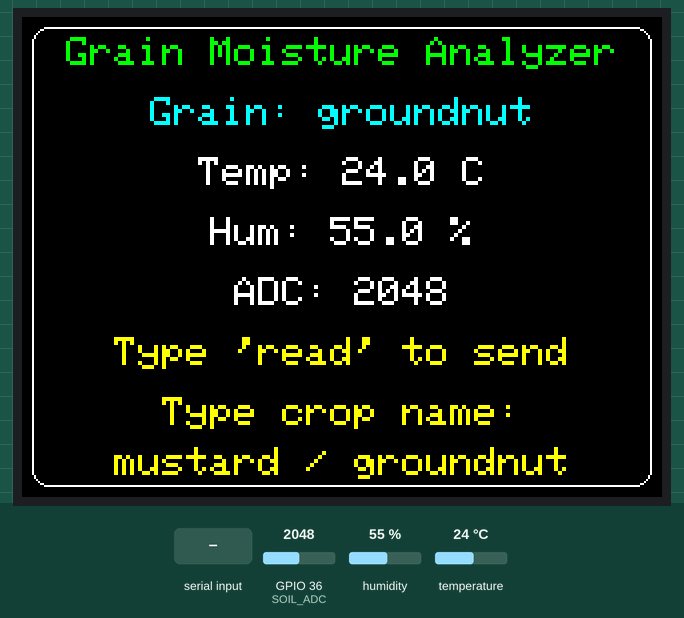
Simulated run of this sketch. Board: ESP32. Shown: 320×240 colour display. The test bench sets the inputs (shaded band); at power-on: GPIO 36 (SOIL_ADC) = 2048, humidity 55 %, temperature 24 °C. WiFi joins after 1.5 s; servers stay silent unless stated; uploads are accepted with an empty reply; what the sketch prints to the serial monitor is not drawn.

Above: at 7.5 s.
7.6 s: "mustard\n" received over Serial
At 8.6 s:
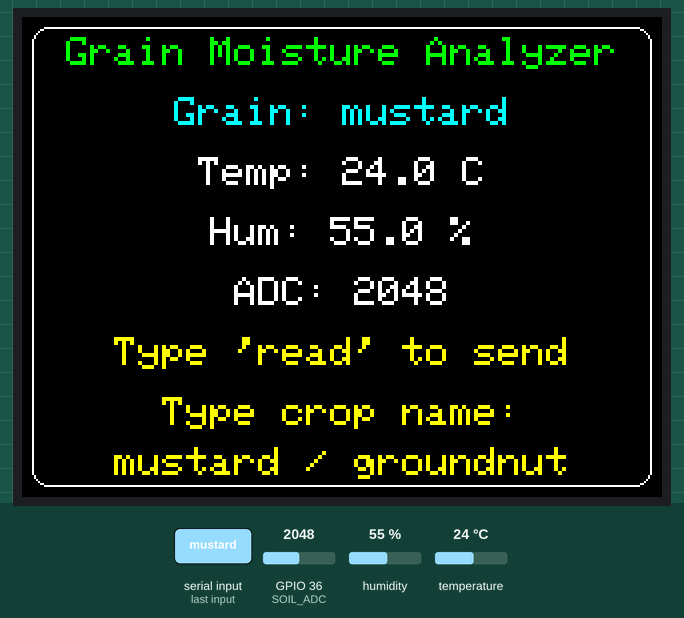
9.2 s: "read\n" received over Serial
At 10.1 s:
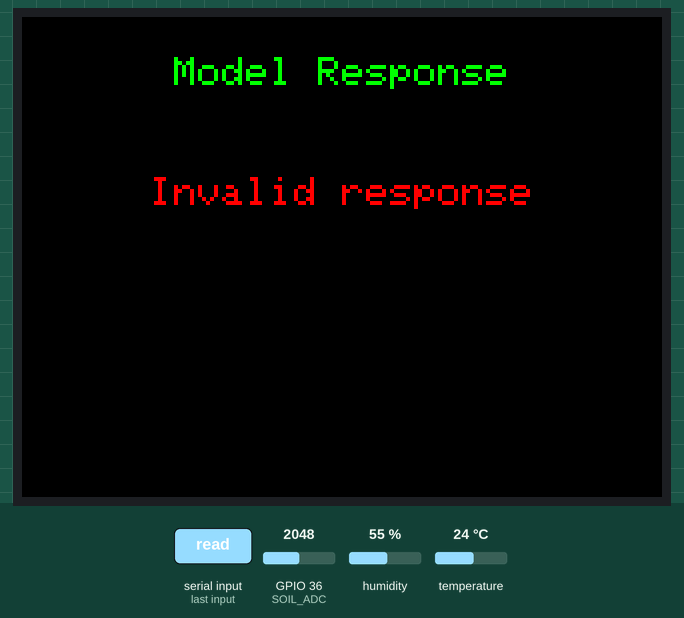
14.1 s: GPIO 36 (SOIL_ADC) set to 491
At 16.0 s:
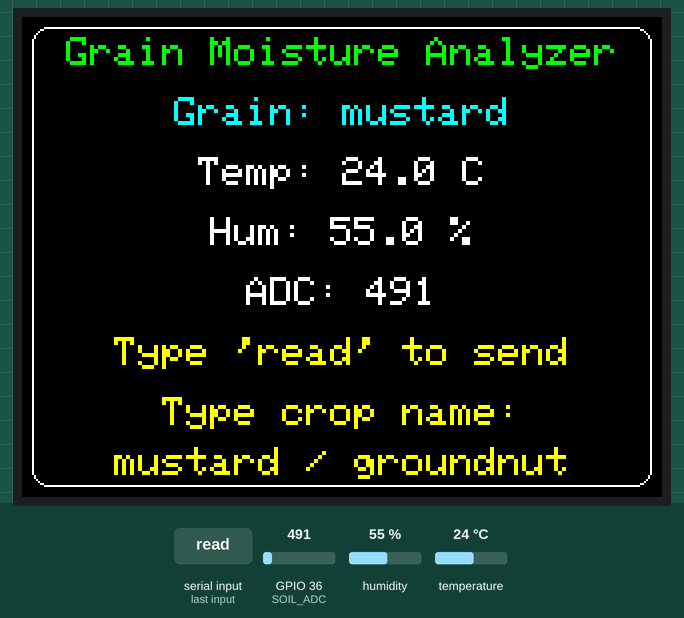
22.7 s: humidity set to 22 %
At 25.9 s:
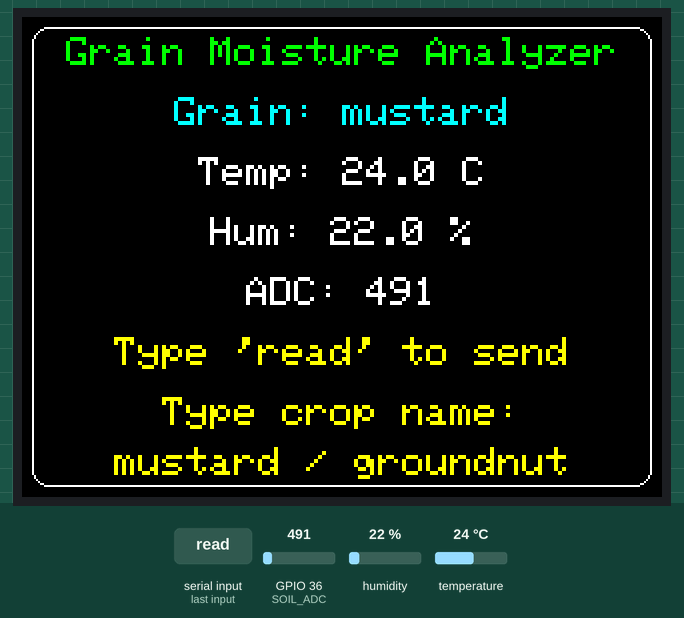
26.2 s: temperature set to 12 °C
At 29.9 s:
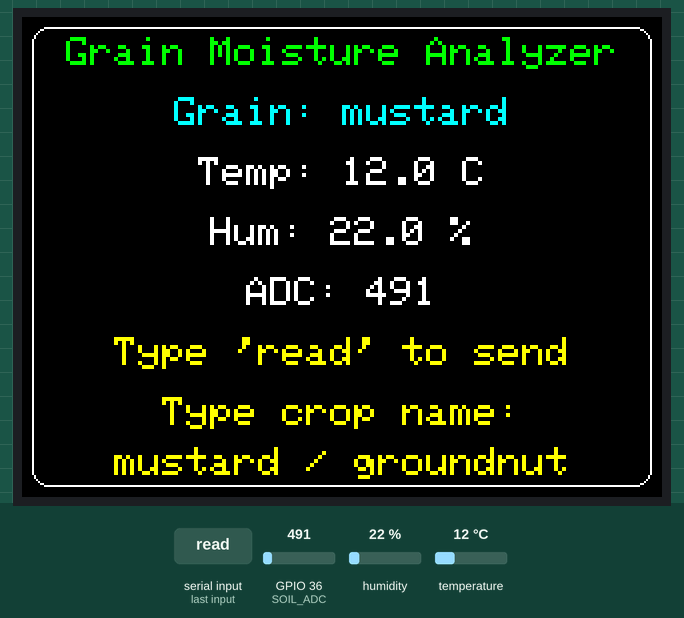
30.2 s: "groundnut\n" received over Serial
At 30.6 s:
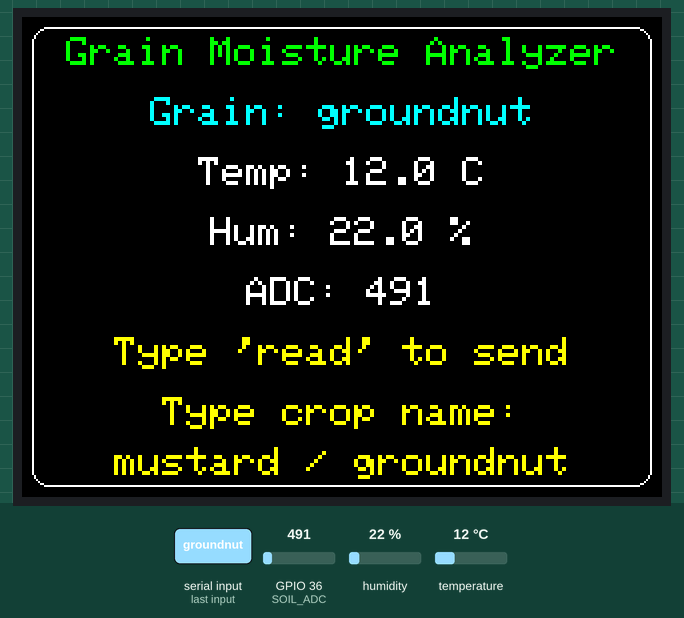
Timing chart, 0 to 32.8 s (numbered marks = the images above; inputs shaded):
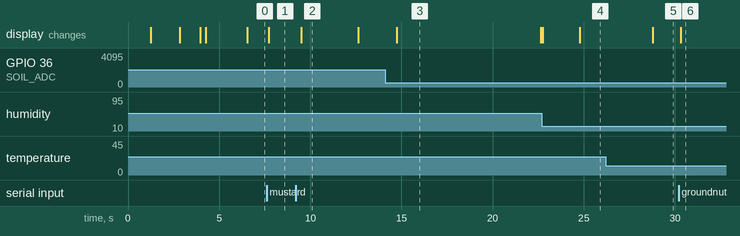

The sketch:

ESP32_Moisture_Meter_Updated.ino
```cpp
#include <WiFi.h>
#include <HTTPClient.h>
#include "DHT.h"
#include <TFT_eSPI.h>
#include <ArduinoJson.h>

// === CONFIGURATION ===
#define DHTPIN 4  // GPIO4 for ESP32
#define DHTTYPE DHT11
#define SOIL_ADC 36  // GPIO36 (VP) for ESP32

const char* ssid     = "RMRaikar";
const char* password = "RMRaikar@777";
const String server_url = "https://idp-final-mustard-groundnut-1.onrender.com";

// === Objects ===
DHT dht(DHTPIN, DHTTYPE);
TFT_eSPI tft = TFT_eSPI();

String cropType = "groundnut";  // default
bool readyToSend = false;
unsigned long lastUpdateTime = 0;
const unsigned long sensorInterval = 2000; // update every 2 seconds

float temp = 0;
float hum = 0;
int adcValue = 0;

// === Helper Functions ===
void centerText(String text, int y, uint16_t color = TFT_WHITE, int textSize = 2) {
  int charWidth = 6;
  int textWidth = text.length() * charWidth * textSize;
  int x = (tft.width() - textWidth) / 2;

  tft.setTextSize(textSize);
  tft.setTextColor(color, TFT_BLACK);
  tft.setCursor(x, y);
  tft.print(text);
}

void drawMainFrame() {
  tft.fillScreen(TFT_BLACK);
  tft.drawRoundRect(5, 5, tft.width() - 10, tft.height() - 10, 8, TFT_WHITE);

  centerText("Grain Moisture Analyzer", 10, TFT_GREEN, 2);
  centerText("Grain: " + cropType, 40, TFT_CYAN, 2);
  centerText("Temp: " + String(temp, 1) + " C", 70, TFT_WHITE, 2);
  centerText("Hum: " + String(hum, 1) + " %", 100, TFT_WHITE, 2);
  centerText("ADC: " + String(adcValue), 130, TFT_WHITE, 2);

  centerText("Type 'read' to send", 160, TFT_YELLOW, 2);
  centerText("Type crop name:", 190, TFT_YELLOW, 2);
  centerText("mustard / groundnut", 215, TFT_YELLOW, 2);
}

void testAPIConnection() {
  if (WiFi.status() != WL_CONNECTED) {
    Serial.println("WiFi not connected for API test.");
    return;
  }

  HTTPClient http;
  String url = server_url + "/models";

  http.begin(url);
  int httpCode = http.GET();

  if (httpCode > 0) {
    String response = http.getString();
    Serial.println("API Models Response: " + response);

    DynamicJsonDocument doc(512);
    DeserializationError error = deserializeJson(doc, response);

    if (!error) {
      if (doc.containsKey("available_models")) {
        bool groundnutAvailable = doc["available_models"]["groundnut"]["available"];
        bool mustardAvailable = doc["available_models"]["mustard"]["available"];
        String modelType = doc["model_type"];

        Serial.println("Groundnut model: " + String(groundnutAvailable ? "Available" : "Not available"));
        Serial.println("Mustard model: " + String(mustardAvailable ? "Available" : "Not available"));
        Serial.println("Model type: " + modelType);

        tft.fillScreen(TFT_BLACK);
        centerText("API Connected", 20, TFT_GREEN, 2);
        centerText("Groundnut: " + String(groundnutAvailable ? "OK" : "FAIL"), 50, groundnutAvailable ? TFT_GREEN : TFT_RED);
        centerText("Mustard: " + String(mustardAvailable ? "OK" : "FAIL"), 80, mustardAvailable ? TFT_GREEN : TFT_RED);
        centerText("Type: " + modelType, 110, TFT_CYAN);
        delay(3000);
      }
    }
  } else {
    Serial.println("API test failed: " + String(httpCode));
    tft.fillScreen(TFT_BLACK);
    centerText("API Test Failed", 60, TFT_RED, 2);
    delay(2000);
  }

  http.end();
}

// === Setup ===
void setup() {
  Serial.begin(115200);
  delay(1000);

  tft.init();
  tft.setRotation(1);

  tft.fillScreen(TFT_BLACK);
  centerText("Connecting to WiFi", 60, TFT_CYAN);

  WiFi.begin(ssid, password);
  while (WiFi.status() != WL_CONNECTED) {
    delay(400);
    Serial.print(".");
  }

  Serial.println("\nWiFi connected.");
  centerText("WiFi Connected", 90, TFT_GREEN);
  delay(1000);

  dht.begin();
  drawMainFrame();

  Serial.println("Type 'mustard' or 'groundnut' to select crop.");
  Serial.println("Type 'read' to take reading and send to model.");

  // Test API connection and show model status
  testAPIConnection();

  drawMainFrame();
}

// === Loop ===
void loop() {
  if (Serial.available()) {
    String input = Serial.readStringUntil('\n');
    input.trim();

    if (input == "mustard" || input == "groundnut") {
      cropType = input;
      Serial.println("Crop set to: " + cropType);
      drawMainFrame(); // Update UI with new crop
    } else if (input == "read") {
      readyToSend = true;
    } else if (input == "test") {
      Serial.println("Testing API connection...");
      testAPIConnection();
      drawMainFrame();
    } else {
      Serial.println("Unknown command. Use: mustard/groundnut/read/test");
    }
  }

  // Update sensor values every few seconds
  if (millis() - lastUpdateTime > sensorInterval) {
    lastUpdateTime = millis();

    float t = dht.readTemperature();
    float h = dht.readHumidity();
    int adc = analogRead(SOIL_ADC);

    if (!isnan(t) && !isnan(h)) {
      temp = t;
      hum = h;
      adcValue = adc;
      drawMainFrame();
    } else {
      Serial.println("Sensor error.");
    }
  }

  // Send values to model when requested
  if (readyToSend) {
    Serial.println("Sending to model...");
    sendToModel(adcValue, temp, hum);
    readyToSend = false;
  }
}

// === HTTP Request ===
void sendToModel(int adc, float temp, float hum) {
  if (WiFi.status() != WL_CONNECTED) {
    Serial.println("WiFi not connected.");
    tft.fillScreen(TFT_BLACK);
    centerText("WiFi Error", 60, TFT_RED, 2);
    delay(2000);  // Show error briefly
    drawMainFrame();
    return;
  }

  HTTPClient http;

  // Use the main predict endpoint with crop_type parameter
  String url = server_url + "/predict";

  // Create JSON payload with crop_type
  String jsonPayload = "{\"adc\":" + String(adc) +
                      ",\"temperature\":" + String(temp, 1) +
                      ",\"humidity\":" + String(hum, 1) +
                      ",\"crop_type\":\"" + cropType + "\"}";

  Serial.println("Sending to: " + url);
  Serial.println("Payload: " + jsonPayload);

  http.begin(url);
  http.addHeader("Content-Type", "application/json");

  int httpCode = http.POST(jsonPayload);

  tft.fillScreen(TFT_BLACK);
  centerText("Model Response", 20, TFT_GREEN, 2);

  if (httpCode > 0) {
    String response = http.getString();
    Serial.println("HTTP Code: " + String(httpCode));
    Serial.println("Raw Response:\n" + response);

    // Parse JSON response
    DynamicJsonDocument doc(1024);
    DeserializationError error = deserializeJson(doc, response);

    if (!error) {
      if (doc.containsKey("prediction")) {
        float moisture = doc["prediction"]["moisture_percentage"];
        String modelUsed = doc["prediction"]["model_used"];
        String modelType = doc["prediction"]["model_type"];

        Serial.println("Moisture: " + String(moisture, 2) + "%");
        Serial.println("Model: " + modelUsed);
        Serial.println("Model Type: " + modelType);

        centerText("Moisture Content", 60, TFT_YELLOW);
        centerText(String(moisture, 2) + "%", 90, TFT_WHITE, 3);
        centerText("Model: " + modelUsed, 130, TFT_CYAN, 1);
        centerText("Type: " + modelType, 150, TFT_CYAN, 1);

      } else if (doc.containsKey("error")) {
        String errorMsg = doc["message"];
        Serial.println("Error: " + errorMsg);
        centerText("Error: " + errorMsg, 80, TFT_RED, 1);
      }
    } else {
      Serial.println("JSON parsing failed: " + String(error.c_str()));
      centerText("Invalid response", 80, TFT_RED);
    }

  } else {
    Serial.println("HTTP error: " + String(httpCode));
    centerText("HTTP Error: " + String(httpCode), 80, TFT_RED);
  }

  http.end();
  delay(3000);  // Show result for 3 seconds
  drawMainFrame();
} 
```

Measured:
- after the input at 7.6 s, the display: changes after 0.13 s (image 1)
- after the input at 9.2 s, the display: changes after 0.30 s (image 2)
- after the input at 14.1 s, the display: changes after 0.65 s (image 3)
- after the input at 22.7 s, the display: first differs from a run without the input after 2.1 s (image 4)
- after the input at 26.2 s, the display: changes after 2.6 s (image 5)
- after the input at 30.2 s, the display: changes after 0.13 s (image 6)
- what the display in image 2 shows lasts 3.1 s, from 9.5 s to 12.6 s
